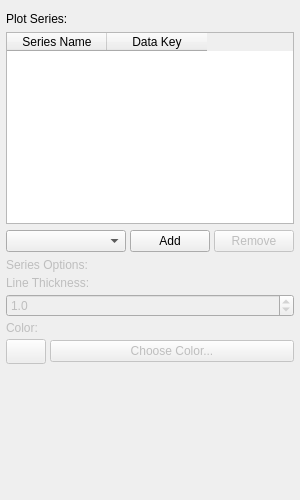
<?xml version="1.0" encoding="UTF-8"?>
<ui version="4.0">
 <class>LinePlotPropertiesWidget</class>
 <widget class="QWidget" name="LinePlotPropertiesWidget">
  <property name="geometry">
   <rect>
    <x>0</x>
    <y>0</y>
    <width>300</width>
    <height>500</height>
   </rect>
  </property>
  <property name="windowTitle">
   <string>Line Plot Properties</string>
  </property>
  <layout class="QVBoxLayout" name="main_layout">
   <property name="spacing">
    <number>6</number>
   </property>
   <property name="leftMargin">
    <number>6</number>
   </property>
   <property name="topMargin">
    <number>6</number>
   </property>
   <property name="rightMargin">
    <number>6</number>
   </property>
   <property name="bottomMargin">
    <number>6</number>
   </property>
   <item>
    <widget class="QWidget" name="alignment_widget_placeholder" native="true">
     <property name="sizePolicy">
      <sizepolicy hsizetype="Expanding" vsizetype="Fixed">
       <horstretch>0</horstretch>
       <verstretch>0</verstretch>
      </sizepolicy>
     </property>
    </widget>
   </item>
   <item>
    <widget class="QLabel" name="plot_series_label">
     <property name="text">
      <string>Plot Series:</string>
     </property>
    </widget>
   </item>
   <item>
    <widget class="QTableWidget" name="plot_series_table">
     <property name="sizePolicy">
      <sizepolicy hsizetype="Expanding" vsizetype="Fixed">
       <horstretch>0</horstretch>
       <verstretch>0</verstretch>
      </sizepolicy>
     </property>
     <property name="selectionMode">
      <enum>QAbstractItemView::SingleSelection</enum>
     </property>
     <property name="selectionBehavior">
      <enum>QAbstractItemView::SelectRows</enum>
     </property>
     <column>
      <property name="text">
       <string>Series Name</string>
      </property>
     </column>
     <column>
      <property name="text">
       <string>Data Key</string>
      </property>
     </column>
    </widget>
   </item>
   <item>
    <widget class="QWidget" name="add_series_widget" native="true">
     <property name="sizePolicy">
      <sizepolicy hsizetype="Expanding" vsizetype="Fixed">
       <horstretch>0</horstretch>
       <verstretch>0</verstretch>
      </sizepolicy>
     </property>
     <layout class="QHBoxLayout" name="add_series_layout">
      <property name="spacing">
       <number>4</number>
      </property>
      <property name="leftMargin">
       <number>0</number>
      </property>
      <property name="topMargin">
       <number>0</number>
      </property>
      <property name="rightMargin">
       <number>0</number>
      </property>
      <property name="bottomMargin">
       <number>0</number>
      </property>
      <item>
       <widget class="QComboBox" name="add_series_combo">
        <property name="sizePolicy">
         <sizepolicy hsizetype="Expanding" vsizetype="Fixed">
          <horstretch>0</horstretch>
          <verstretch>0</verstretch>
         </sizepolicy>
        </property>
       </widget>
      </item>
      <item>
       <widget class="QPushButton" name="add_series_button">
        <property name="text">
         <string>Add</string>
        </property>
       </widget>
      </item>
      <item>
       <widget class="QPushButton" name="remove_series_button">
        <property name="text">
         <string>Remove</string>
        </property>
        <property name="enabled">
         <bool>false</bool>
        </property>
       </widget>
      </item>
     </layout>
    </widget>
   </item>
   <item>
    <widget class="QWidget" name="series_options_widget" native="true">
     <property name="enabled">
      <bool>false</bool>
     </property>
     <layout class="QVBoxLayout" name="series_options_layout">
      <property name="spacing">
       <number>4</number>
      </property>
      <property name="leftMargin">
       <number>0</number>
      </property>
      <property name="topMargin">
       <number>0</number>
      </property>
      <property name="rightMargin">
       <number>0</number>
      </property>
      <property name="bottomMargin">
       <number>0</number>
      </property>
      <item>
       <widget class="QLabel" name="series_options_label">
        <property name="text">
         <string>Series Options:</string>
        </property>
       </widget>
      </item>
      <item>
       <widget class="QLabel" name="line_thickness_label">
        <property name="text">
         <string>Line Thickness:</string>
        </property>
       </widget>
      </item>
      <item>
       <widget class="QDoubleSpinBox" name="line_thickness_spinbox">
        <property name="sizePolicy">
         <sizepolicy hsizetype="Expanding" vsizetype="Fixed">
          <horstretch>0</horstretch>
          <verstretch>0</verstretch>
         </sizepolicy>
        </property>
        <property name="decimals">
         <number>1</number>
        </property>
        <property name="minimum">
         <double>0.10000000000000001</double>
        </property>
        <property name="maximum">
         <double>100.00000000000000</double>
        </property>
        <property name="singleStep">
         <double>0.50000000000000000</double>
        </property>
        <property name="value">
         <double>1.0000000000000000</double>
        </property>
       </widget>
      </item>
      <item>
       <widget class="QLabel" name="color_label">
        <property name="text">
         <string>Color:</string>
        </property>
       </widget>
      </item>
      <item>
       <widget class="QWidget" name="color_widget" native="true">
        <layout class="QHBoxLayout" name="color_layout">
         <property name="spacing">
          <number>4</number>
         </property>
         <property name="leftMargin">
          <number>0</number>
         </property>
         <property name="topMargin">
          <number>0</number>
         </property>
         <property name="rightMargin">
          <number>0</number>
         </property>
         <property name="bottomMargin">
          <number>0</number>
         </property>
         <item>
          <widget class="QPushButton" name="color_display_button">
           <property name="sizePolicy">
            <sizepolicy hsizetype="Fixed" vsizetype="Fixed">
             <horstretch>0</horstretch>
             <verstretch>0</verstretch>
            </sizepolicy>
           </property>
           <property name="minimumSize">
            <size>
             <width>40</width>
             <height>25</height>
            </size>
           </property>
           <property name="maximumSize">
            <size>
             <width>40</width>
             <height>25</height>
            </size>
           </property>
           <property name="enabled">
            <bool>false</bool>
           </property>
          </widget>
         </item>
         <item>
          <widget class="QPushButton" name="color_button">
           <property name="sizePolicy">
            <sizepolicy hsizetype="Expanding" vsizetype="Fixed">
             <horstretch>0</horstretch>
             <verstretch>0</verstretch>
            </sizepolicy>
           </property>
           <property name="text">
            <string>Choose Color...</string>
           </property>
          </widget>
         </item>
        </layout>
       </widget>
      </item>
     </layout>
    </widget>
   </item>
   <item>
    <spacer name="vertical_spacer">
     <property name="orientation">
      <enum>Qt::Vertical</enum>
     </property>
     <property name="sizeHint" stdset="0">
      <size>
       <width>20</width>
       <height>40</height>
      </size>
     </property>
    </spacer>
   </item>
  </layout>
 </widget>
 <resources/>
 <connections/>
</ui>
